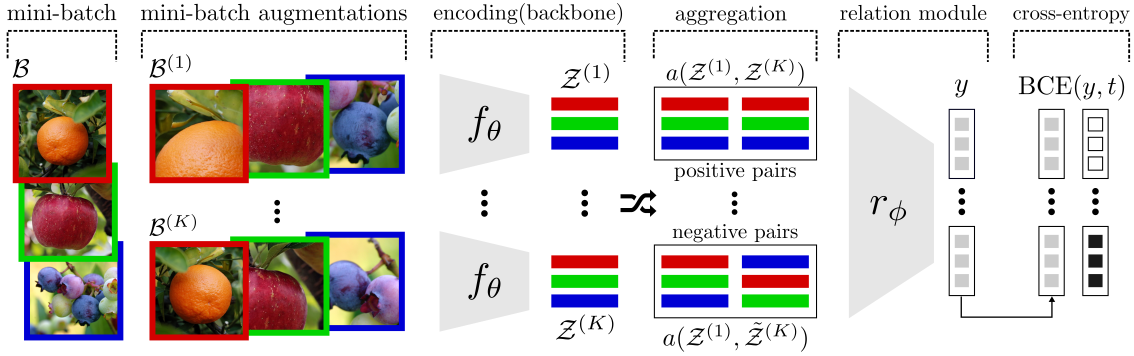
#> input picture SSL2/etc/model.png, 2267 x 711 px (shown at 1/2 size)
$ python -i ImageAugPart4.py   (imports and definitions only)
#> lines starting #> are read from the running program, lines starting #| are printed output that depends on the picture
#> further down, picture is the input picture: shape (711, 2267, 3); mean B, G, R 202, 206.2, 212
#Name: Aisangam
#Url: http://www.aisangam.com/
#Blog:http://www.aisangam.com/blog/
#Company: Aisangam
#YouTube Link: https://www.youtube.com/channel/UC9x_PL-LPk3Wp5V85F4GLHQ
#Discription: https://youtu.be/AVr_DjnAlNw?list=PLCK5Mm9zwPkFt1iX30kD5eJ9hy-EeijQn

import cv2
import numpy as np

Folder_name="augmented_image_part4"
Extension=".jpg"

def scale_image(image,fx,fy):
    image = cv2.resize(image,None,fx=fx, fy=fy, interpolation = cv2.INTER_CUBIC)
    cv2.imwrite(Folder_name+"/Scale-"+str(fx)+str(fy)+Extension, image)

def translation_image(image,x,y):
    rows, cols ,c= image.shape
    M = np.float32([[1, 0, x], [0, 1, y]])
    image = cv2.warpAffine(image, M, (cols, rows))
    cv2.imwrite(Folder_name + "/Translation-" + str(x) + str(y) + Extension, image)

def rotate_image(image,deg=30):
    rows, cols,c = image.shape
    M = cv2.getRotationMatrix2D((cols/2,rows/2), deg, 1)
    image = cv2.warpAffine(image, M, (cols, rows))
    return image

def transformation_image(image):
    rows, cols, ch = image.shape
#> rows = 711; cols = 2267; ch = 3
    pts1 = np.float32([[50, 50], [200, 50], [50, 200]])
    pts2 = np.float32([[10, 100], [200, 50], [100, 250]])
    M = cv2.getAffineTransform(pts1, pts2)
    image = cv2.warpAffine(image, M, (cols, rows))
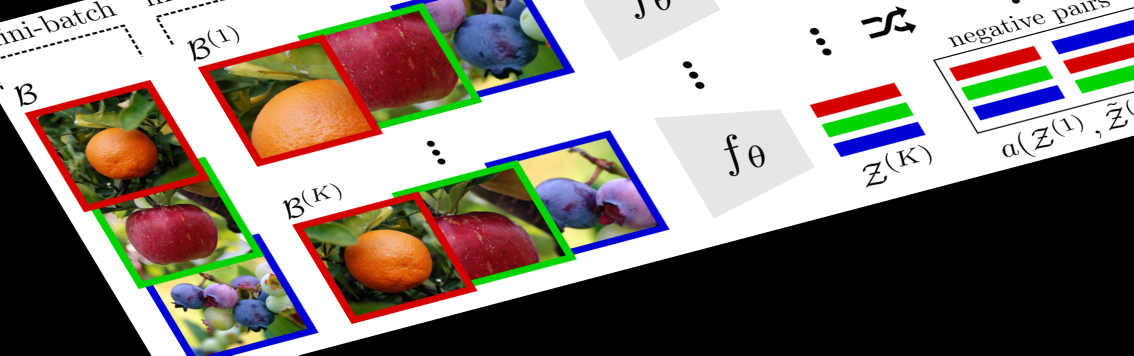
#> image: shape (711, 2267, 3) (shown at 1/2 size); mean of channels 0, 1, 2 123, 129.5, 138; drawn as B, G, R
    cv2.imwrite(Folder_name + "/Transformations-" + str(1) + Extension, image)

    pts1 = np.float32([[50, 50], [200, 50], [50, 200]])
    pts2 = np.float32([[100, 10], [200, 50], [0, 150]])
    M = cv2.getAffineTransform(pts1, pts2)
    image = cv2.warpAffine(image, M, (cols, rows))
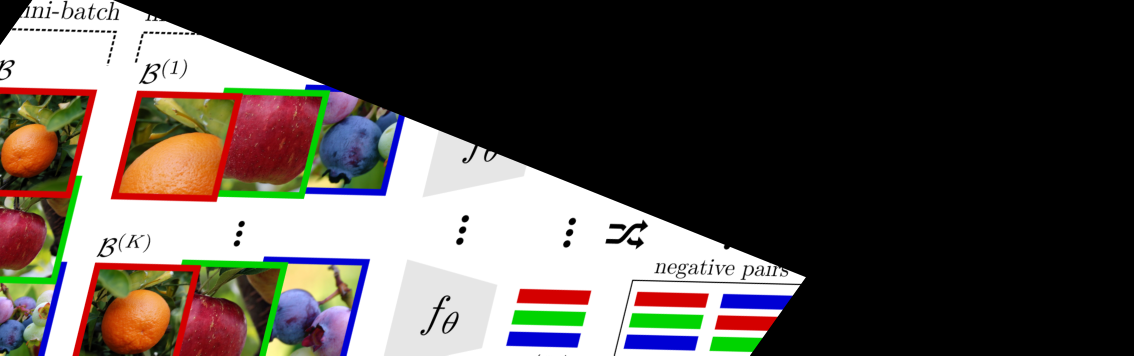
#> image: shape (711, 2267, 3) (shown at 1/2 size); mean of channels 0, 1, 2 76.8, 81.3, 87.7; drawn as B, G, R
    cv2.imwrite(Folder_name + "/Transformations-" + str(2) + Extension, image)

    pts1 = np.float32([[50, 50], [200, 50], [50, 200]])
    pts2 = np.float32([[100, 10], [200, 50], [30, 175]])
    M = cv2.getAffineTransform(pts1, pts2)
    image = cv2.warpAffine(image, M, (cols, rows))
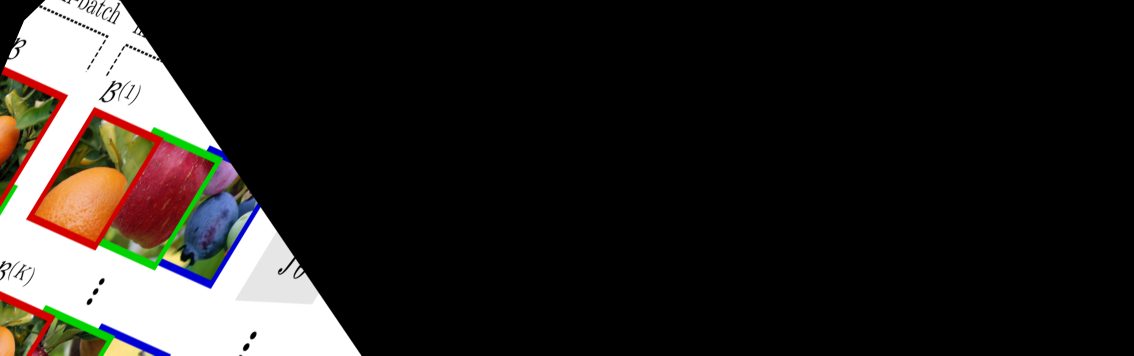
#> image: shape (711, 2267, 3) (shown at 1/2 size); mean of channels 0, 1, 2 34.9, 37.5, 40.7; drawn as B, G, R
    cv2.imwrite(Folder_name + "/Transformations-" + str(3) + Extension, image)

    pts1 = np.float32([[50, 50], [200, 50], [50, 200]])
    pts2 = np.float32([[100, 10], [200, 50], [70, 150]])
    M = cv2.getAffineTransform(pts1, pts2)
    image = cv2.warpAffine(image, M, (cols, rows))
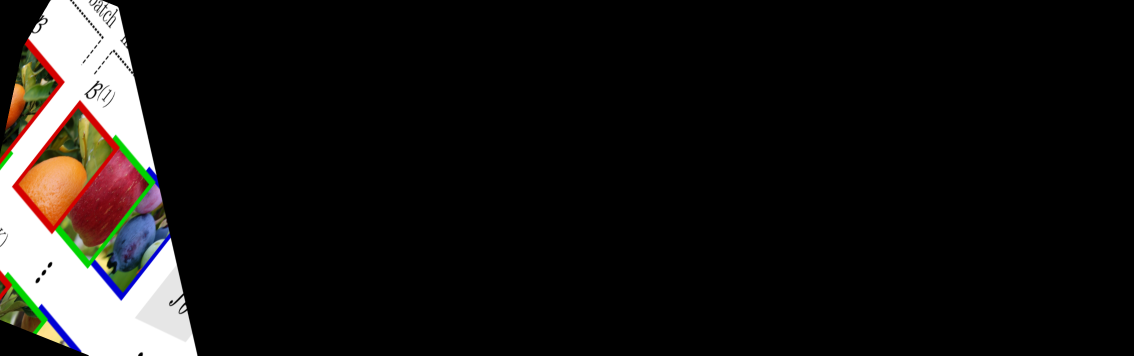
#> image: shape (711, 2267, 3) (shown at 1/2 size); mean of channels 0, 1, 2 21, 22.5, 24.5; drawn as B, G, R
    cv2.imwrite(Folder_name + "/Transformations-" + str(4) + Extension, image)

# [18 lines of commented-out code are left out]

>>> import cv2
>>> picture = cv2.imread('../SSL2/etc/model.png')
>>> result = transformation_image(picture)
